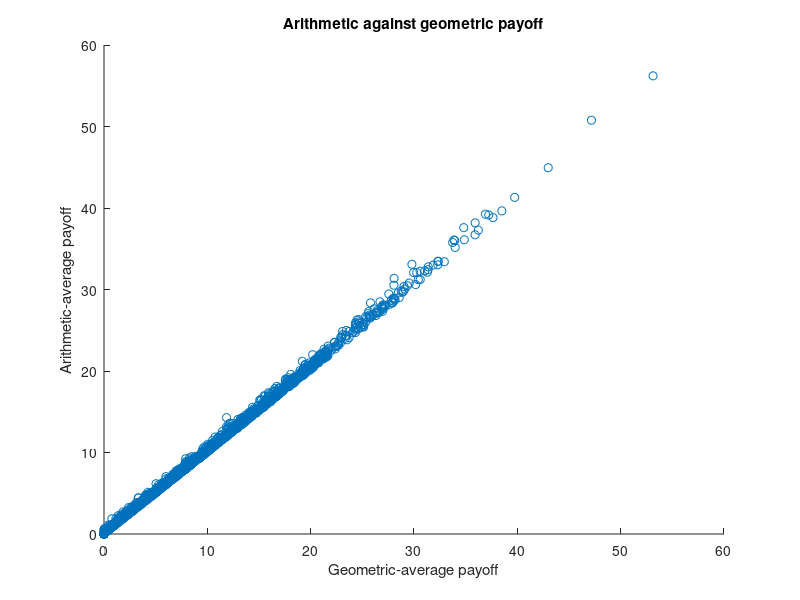

The MATLAB script that drew this image:
% An arithmetic-average Asian call has no closed form. The geometric-average
% version does, and its payoff tracks the arithmetic one closely, so it makes
% a control variate that cuts the error for the same number of paths.
rng(7);
S0 = 100;  K = 100;  r = 0.05;  sigma = 0.2;  T = 1;  N = 252;  n = 100000;
dt = T / N;
incr = (r - 0.5*sigma^2)*dt + sigma*sqrt(dt)*randn(n, N);
logS = log(S0) + cumsum(incr, 2);
arith = exp(-r*T) * max(mean(exp(logS), 2) - K, 0);
geo = exp(-r*T) * max(exp(mean(logS, 2)) - K, 0);

% Closed form for the discretely monitored geometric average.
sg = sigma * sqrt((N + 1)*(2*N + 1) / (6*N^2));
mg = (r - 0.5*sigma^2)*(N + 1)/(2*N) + 0.5*sg^2;
d1 = (log(S0/K) + (mg + 0.5*sg^2)*T) / (sg*sqrt(T));
geo_exact = exp(-r*T) * (S0*exp(mg*T)*normcdf(d1) - K*normcdf(d1 - sg*sqrt(T)));

c = cov(arith, geo);
b = c(1, 2) / c(2, 2);
adjusted = arith - b * (geo - geo_exact);
fprintf('plain estimate %.4f, standard error %.4f\n', mean(arith), std(arith)/sqrt(n));
fprintf('with the control variate %.4f, standard error %.4f (variance %.0f times smaller)\n', mean(adjusted), std(adjusted)/sqrt(n), var(arith)/var(adjusted));

shown = 1:3000;
scatter(geo(shown), arith(shown));
title('Arithmetic against geometric payoff');
xlabel('Geometric-average payoff');
ylabel('Arithmetic-average payoff');
